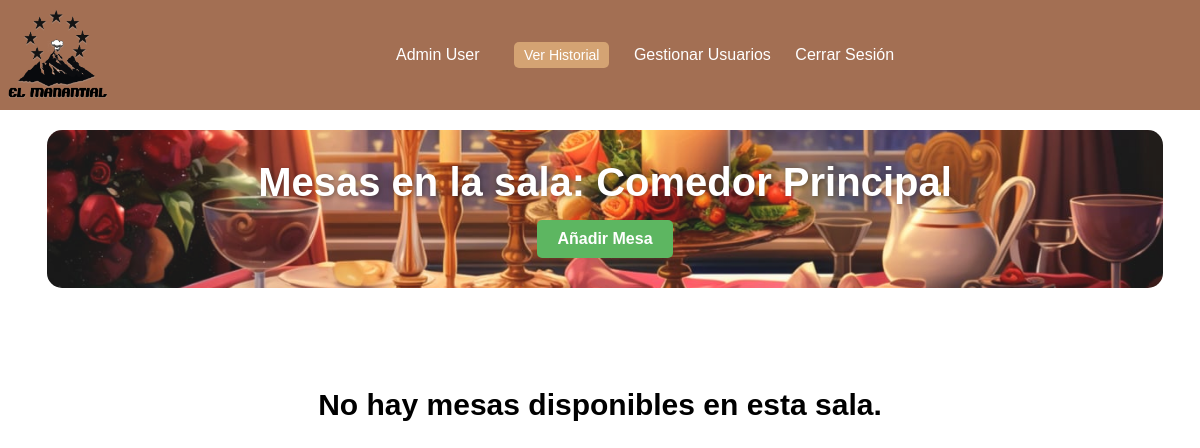
Before: /public/gestion_mesas.php?id_sala=3 (signed in) with the older database file.
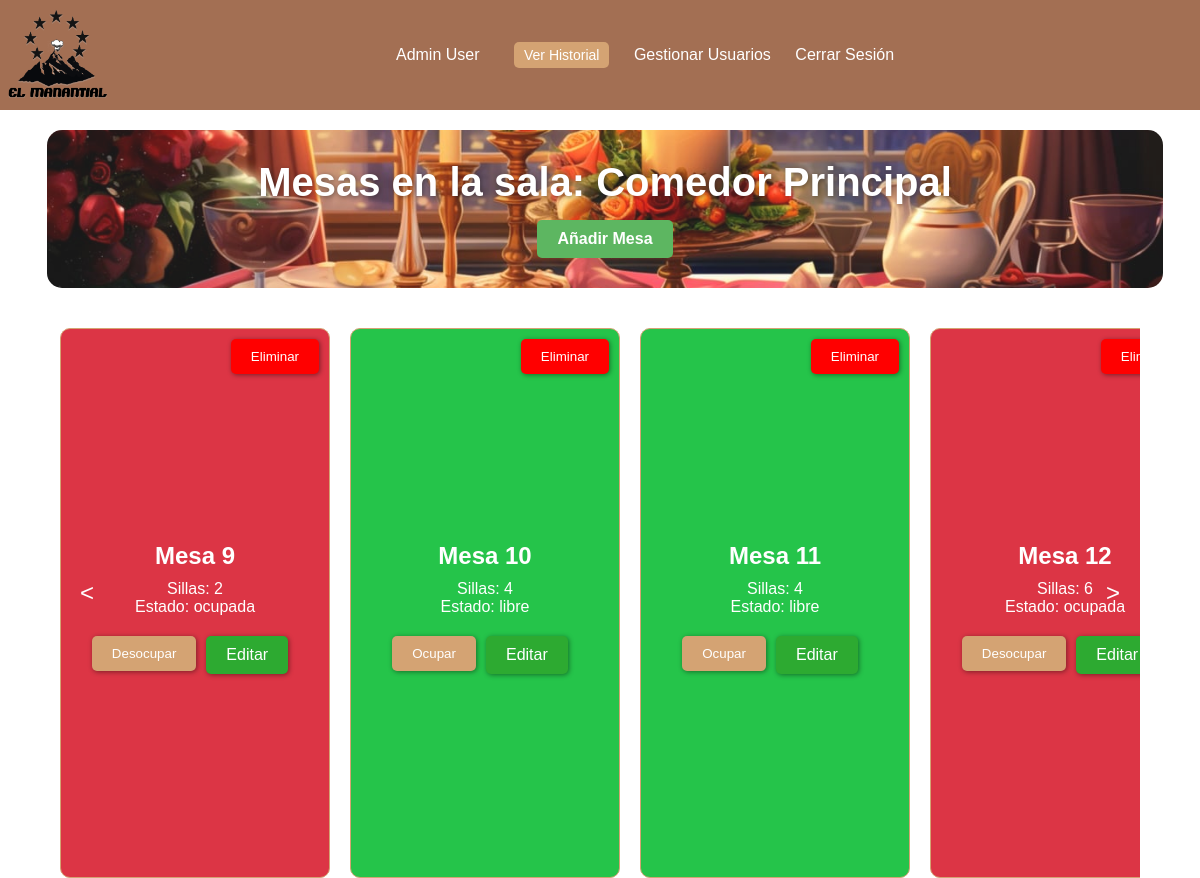
After: the same page with the newer database file.
### tables this page shows
CREATE TABLE tbl_sala (
    id_sala INT AUTO_INCREMENT PRIMARY KEY,
    nombre_sala VARCHAR(25) NOT NULL,
    tipo_sala ENUM('terraza', 'comedor', 'privada') NOT NULL,
    imagen_sala VARCHAR(255) 
);

CREATE TABLE tbl_mesa (
    id_mesa INT AUTO_INCREMENT PRIMARY KEY NOT NULL,
    id_sala INT NOT NULL,
    num_sillas_mesa INT NOT NULL,
    estado_mesa ENUM('libre', 'ocupada') NOT NULL DEFAULT 'libre',
    FOREIGN KEY (id_sala) REFERENCES tbl_sala(id_sala)
);

### public/gestion_mesas.php (the view, shortened to what this page needs)
<?php
require_once "../db/conexion.php";
if (isset($_GET['id_sala'])) {
    $id_sala = $_GET['id_sala'];
    try {
        $query = "SELECT * FROM tbl_mesa WHERE id_sala = :id_sala";
        $stmt = $conn->prepare($query);
        $stmt->bindParam(':id_sala', $id_sala, PDO::PARAM_INT);
        $stmt->execute();
        $mesas = $stmt->fetchAll(PDO::FETCH_ASSOC);
    } catch (PDOException $e) {
        die("Error al consultar las mesas: " . $e->getMessage());
    }
    try {
        $query = "SELECT nombre_sala FROM tbl_sala WHERE id_sala = :id_sala";
        $stmt = $conn->prepare($query);
        $stmt->bindParam(':id_sala', $id_sala, PDO::PARAM_INT);
        $stmt->execute();
        $sala = $stmt->fetch(PDO::FETCH_ASSOC);
    } catch (PDOException $e) {
        die("Error al obtener los detalles de la sala: " . $e->getMessage());
    }
}
?>
<!DOCTYPE html>
<html lang="es">
<head>
    <link rel="stylesheet" href="../css/mesas_comedor.css">
    <link rel="stylesheet" href="https://cdnjs.cloudflare.com/ajax/libs/font-awesome/6.0.0-beta3/css/all.min.css">
</head>
<body>
<div class="navbar">
    <a href="dashboard-admin.php"><img src="../img/icon.png" class="icon"></a>
    <div class="user-info">
        <span><?php echo ($_SESSION['nombre_usuario']); ?></span>
        <a href="./historial_ocupaciones.php" class="history-button">Ver Historial</a>
        <a href="./panelAdmin.php" class="logout">Gestionar Usuarios</a>
        <a href="#" class="logout" onclick="cerrarSesion()">Cerrar Sesión</a>
        </div>
</div>
<?php if (isset($sala)): ?>
    <div class="banner">
        <h1>Mesas en la sala: <?php echo htmlspecialchars($sala['nombre_sala']); ?></h1>
        <a href="./form/form-añadir-mesa.php?id_sala=<?php echo htmlspecialchars($id_sala); ?>" class="add-button">Añadir Mesa</a>
    </div>
    <?php if ($mesas): ?>
        <div class="slider-container">
            <button id="prevArrow" class="arrow-btn">&lt;</button>
            <div class="slider" id="mesaSlider">
                <?php foreach ($mesas as $mesa): ?>
                    <div class="option <?php echo $mesa['estado_mesa'] == 'libre' ? 'libre' : 'ocupada'; ?>">
                            <h2>Mesa <?php echo htmlspecialchars($mesa['id_mesa']); ?></h2>
                            <p>Sillas: <?php echo htmlspecialchars($mesa['num_sillas_mesa']); ?></p>
                            <p>Estado: <?php echo htmlspecialchars($mesa['estado_mesa']); ?></p>
                        <div class="button-container">
                            <form action="../actions/ocupar_mesa.php" method="post">
                                <button type="submit" class="<?php echo $mesa['estado_mesa'] == 'libre' ? 'select-button' : 'free-button'; ?>">
                                <?php echo $mesa['estado_mesa'] == 'libre' ? 'Ocupar' : 'Desocupar'; ?>
                                </button>
                            </form>
                            <a href="./form/form-editar-mesa.php?id=<?php echo htmlspecialchars($mesa['id_mesa']); ?>" class="edit-button">Editar</a>
                            <form action="" method="post">
                                <button type="submit" class="delete-button">Eliminar</button>
                            </form>
                        </div>
                    </div>
                <?php endforeach; ?>
            </div>
            <button id="nextArrow" class="arrow-btn">&gt;</button>
        </div>
    <?php else: ?>
        <p class="no-mesas">No hay mesas disponibles en esta sala.</p>
    <?php endif; ?>
    <?php else: ?>
        <p>Por favor, selecciona una sala.</p>
    <?php endif; ?>
</body>
</html>

### css/mesas_comedor.css (style rules this page uses)
* { margin: 0; padding: 0; box-sizing: border-box; }
body { font-family: Arial, sans-serif; height: 100vh; }
.navbar { background-color: #a36f53; color: #fff; padding: 8px; display: flex; justify-content: space-between; align-items: center; }
.navbar .icon { width: 100px; height: auto; }
.navbar .user-info { flex: 1; text-align: center; }
.navbar .user-info span { display: inline-block; margin-right: 15px; }
.navbar .user-info a { color: #fff; text-decoration: none; margin: 0 10px; }
.navbar .user-info .history-button { margin-left: 15px; padding: 5px 10px; background-color: #d4a373; color: white; border-radius: 5px; text-decoration: none; font-size: 14px; transition: background-color 0.3s; }
.logout { text-decoration: none; color: white; margin-left: 10px; }
.slider-container { position: relative; margin: 20px auto; width: 90%; overflow: hidden; z-index: 1; padding-top: 20px; }
.slider { display: flex; transition: transform 0.3s ease; gap: 20px; }
.option { flex-shrink: 0; width: 25%; height: 550px; padding: 20px; text-align: center; border: 1px solid #d4a373; background-size: cover; background-position: center; color: white; display: flex; flex-direction: column; justify-content: center; border-radius: 10px; transition: border-color 0.3s ease, box-shadow 0.3s ease; position: relative; }
.option h2 { margin: 0; padding: 10px; }
.option.libre { background-color: #25c44a; }
.option.ocupada { background-color: #dc3545; }
.option .select-button { padding: 10px 20px; border: none; background-color: #d4a373; color: white; cursor: pointer; border-radius: 5px; text-decoration: none; display: inline-block; transition: background-color 0.3s; }
.arrow-btn { position: absolute; top: 50%; transform: translateY(-50%); background-color: transparent; color: white; padding: 10px; cursor: pointer; z-index: 1; border: none; font-size: 24px; }
#prevArrow { left: 10px; }
#nextArrow { right: 10px; }
.banner { background-image: url('../img/mesa.jpg'); background-size: cover; background-position: center; padding: 30px 10px; border-radius: 15px; color: white; text-align: center; margin-left: 47px; margin-top: 20px; width: 93%; opacity: 0.9; }
.banner h1 { font-size: 2.5rem; margin-bottom: 15px; text-shadow: 1px 1px 5px rgba(0, 0, 0, 0.5); font-weight: 600; }
.banner .add-button { background-color: #4CAF50; padding: 10px 20px; font-size: 16px; font-weight: bold; text-decoration: none; color: white; border-radius: 5px; transition: background-color 0.3s; display: inline-block; }
.delete-button { position: absolute; top: 10px; right: 10px; background-color: #ff0000; color: white; border: none; border-radius: 5px; padding: 10px 20px; cursor: pointer; text-decoration: none; box-shadow: 1px 1px 5px rgba(0, 0, 0, 0.432); }
.button-container { margin-top: 20px; display: flex; justify-content: center; gap: 10px; }
.option .select-button { padding: 10px 20px; border: none; background-color: #d4a373; color: white; cursor: pointer; border-radius: 5px; text-decoration: none; display: inline-block; transition: background-color 0.3s; box-shadow: 1px 1px 5px rgba(0, 0, 0, 0.432); }
.option .edit-button { padding: 10px 20px; border: none; background-color: #2daa31; color: white; cursor: pointer; border-radius: 5px; text-decoration: none; display: inline-block; transition: background-color 0.3s; box-shadow: 1px 1px 5px rgba(0, 0, 0, 0.432); }
.option .free-button { padding: 10px 20px; border: none; background-color: #d4a373; color: white; cursor: pointer; border-radius: 5px; text-decoration: none; display: inline-block; transition: background-color 0.3s; box-shadow: 1px 1px 5px rgba(0, 0, 0, 0.432); }
.no-mesas { text-align: center; margin-top: 100px; font-size: 30px; font-weight: 600; }

Changed rows visible on the page:
added tbl_mesa: id_mesa "9", num_sillas_mesa "2", estado_mesa "ocupada", shows "Desocupar"
added tbl_mesa: id_mesa "10", num_sillas_mesa "4", estado_mesa "libre", shows "Ocupar"
added tbl_mesa: id_mesa "11", num_sillas_mesa "4", estado_mesa "libre", shows "Ocupar"
added tbl_mesa: id_mesa "12", num_sillas_mesa "6", estado_mesa "ocupada", shows "Desocupar"
Other visible differences:
text no longer shown: "No hay mesas disponibles en esta sala."
